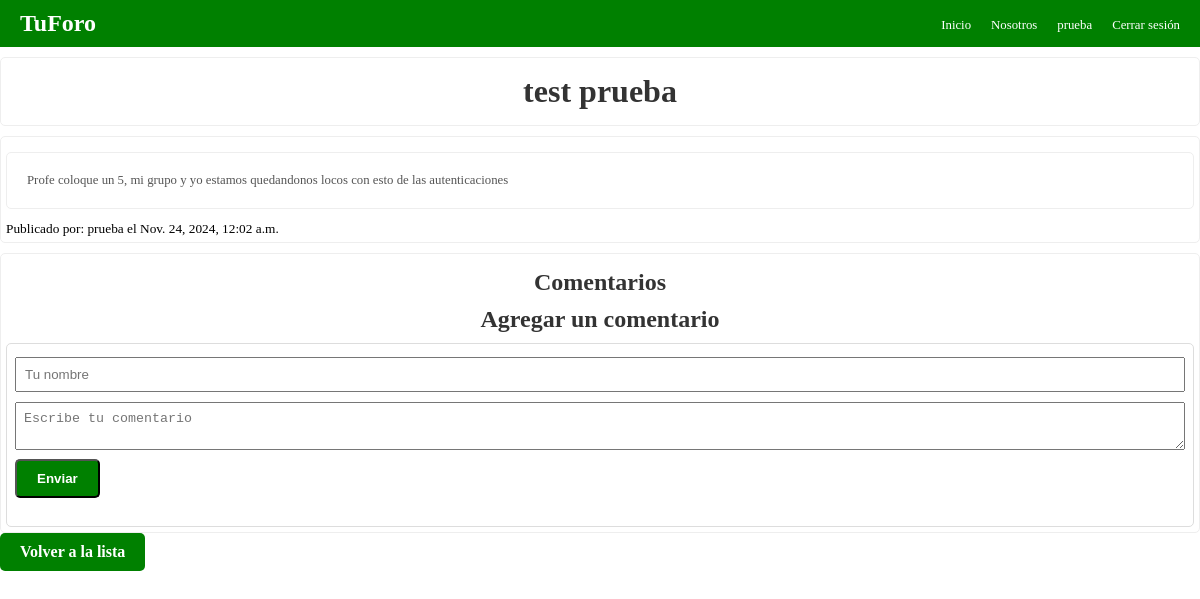
Screenshot of /detalle_post/2/ (signed in) with the database file from the repository.
### foro_app/models.py (models this page shows, shortened)
class Post(models.Model):
    titulo = models.CharField(max_length=200)
    contenido = models.TextField()
    author = models.ForeignKey(User, on_delete=models.CASCADE, null=True)
    fecha_creacion = models.DateTimeField(auto_now_add=True)

### foro_app/views.py (the view)
# urls.py: path('detalle_post/<int:pk>/', views.detalle_post, name='detalle_post'),
def detalle_post(request, pk):
    post = get_object_or_404(Post, pk=pk)
    if request.method == 'POST' and request.user.is_authenticated:
        contenido = request.POST.get('contenido')
        Comentario.objects.create(post=post, autor=autor, contenido=contenido)
        return redirect('detalle_post', pk=post.pk)
    return render(request, 'foro_app/detalle_post.html', {'post': post})

### foro_app/templates/foro_app/detalle_post.html (shortened to what this page needs)
{% load static %}
<!DOCTYPE html>
<html>
<head>
    <link rel="stylesheet" href="{% static 'css/styles.css' %}">
</head>
<body>
    <nav class="navbar">
        <div class="logo">TuForo</div>
        <ul class="nav-links">
            <li><a href="{% url 'lista_posts' %}">Inicio</a></li>
            <li><a href="{% url 'detalle_proyecto' %}">Nosotros</a></li>
            {% if user.is_authenticated %}
                <li><a href="{% url 'password_reset' %}">{{ user.username }}</a></li>
                <li><a href="{% url 'logout_usuario' %}">Cerrar sesión</a></li>
            {% else %}
                <li><a href="{% url 'login_usuario' %}">Iniciar sesión</a></li>
            {% endif %}
        </ul>
    </nav>
    <div class="contenedor">
    <h1 class="titulo">{{ post.titulo }}</h1></div>
    <div class="contenedor">
    <p class="contentpost">{{ post.contenido }}</p>
    <small>Publicado por: {{ post.author.username }} el {{ post.fecha_creacion }}</small></div>
    <div class="contenedor">
    <h2 class="titulo2">Comentarios</h2>
    {% if user.is_authenticated %}
    <h2 class="titulo2" >Agregar un comentario</h2>
    <form class="commentform" method="post">
        <input class="autorarea" type="text" name="autor" placeholder="Tu nombre" required><br>
        <textarea class="textarea" name="contenido" placeholder="Escribe tu comentario" required></textarea><br>
        <button class="btn-main" type="submit">Enviar</button>
    </form>
    {% else %}
        <p>Para agregar un comentario, debes <a href="{% url 'login_usuario' %}">iniciar sesión</a>.</p>
    {% endif %}
    </div>
    <a class="btn-main" href="{% url 'lista_posts' %}">Volver a la lista</a>
</body>
</html>

### static/css/styles.css (style rules this page uses)
* { margin: 0; padding: 0; box-sizing: border-box; }
.navbar { display: flex; justify-content: space-between; align-items: center; color: white; background-color: green; padding: 10px 20px; }
.logo { font-size: 1.5rem; font-weight: bold; }
.nav-links { list-style: none; display: flex; gap: 20px; }
.nav-links a { text-decoration: none; color: white; font-size: 0.8em; }
.contenedor { background-color: white; display: block; border: 1px solid #eeeeee;; padding: 5px; margin-top: 10px; border-radius: 5px; }
.titulo { text-align: center; color: #333; margin-bottom: 10px; margin-top: 10px; font-weight: bold; }
.titulo2 { text-align: center; color: #333; margin-bottom: 10px; margin-top: 10px; }
.btn-main { display: inline-block; background-color: green; color: white; text-decoration: none; padding: 10px 20px; border-radius: 5px; margin-bottom: 20px; font-weight: bold; transition: background-color 0.3s ease; }
.contentpost { font-size: 0.8em; color: #555; margin: 10px 0; padding: 20px; border: 1px solid #eeeeee; border-radius: 5px; }
.commentform { margin-top: 10px; padding: 8px; border: 1.5px solid #ddd; border-radius: 5px; }
.textarea,.autorarea,.titlearea { width: 100%; margin-top: 5px; margin-bottom: 5px; padding: 8px; }

### rows the page displays
Post: titulo "test prueba", contenido "Profe coloque un 5, mi grupo y yo estamos quedandonos locos con esto de las autenticaciones", author.username "prueba", fecha_creacion "Nov. 24, 2024, 12:02 a.m."

### other values shown
{{ user.username }} "prueba"
